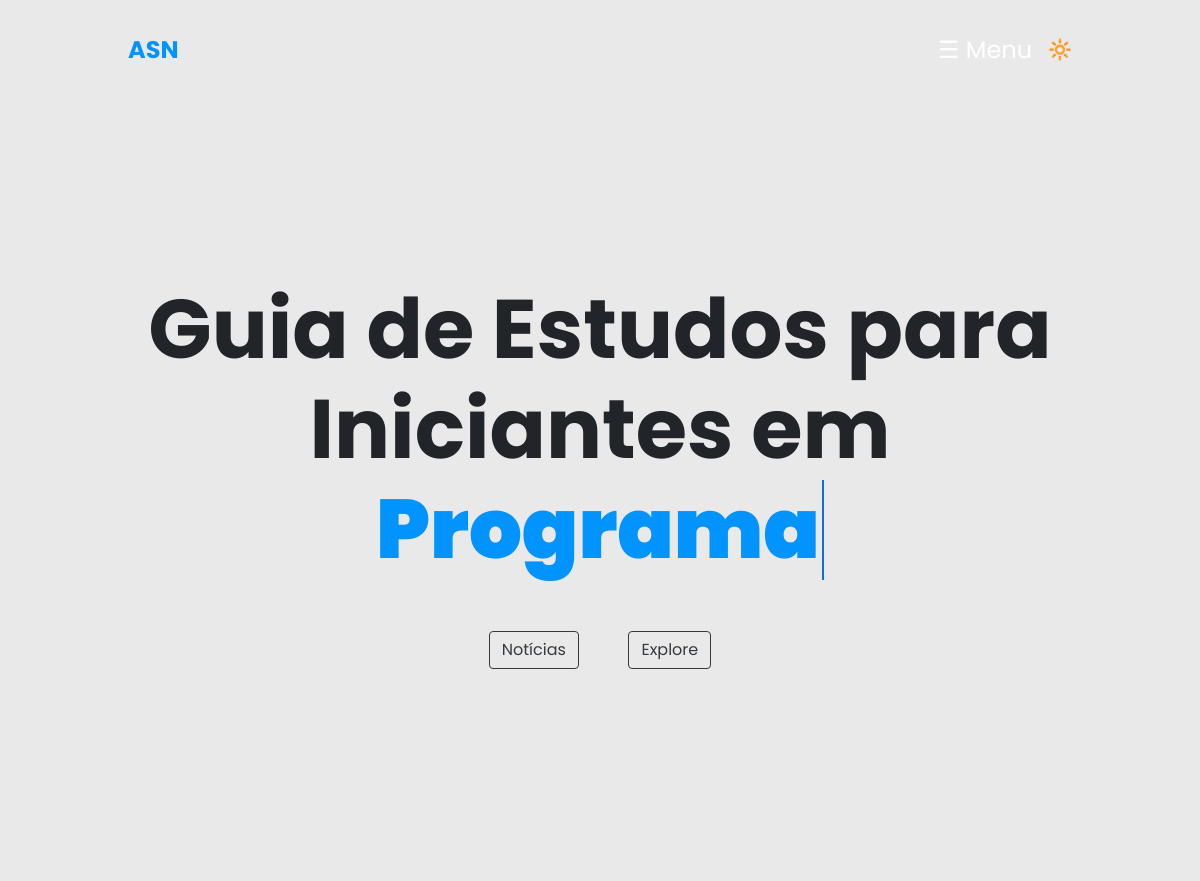
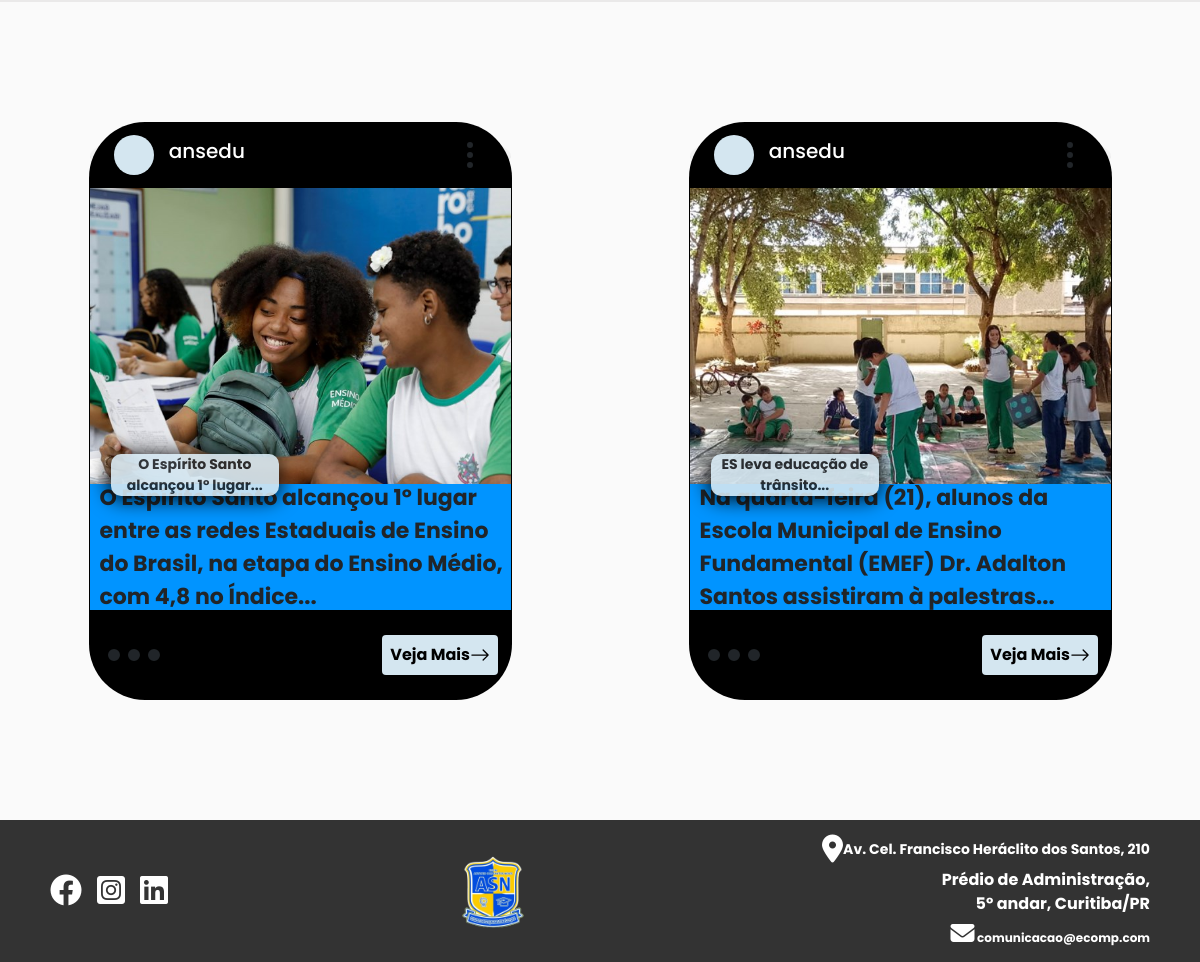
The page / on the database its author committed (2 pictures, top to bottom).
### Aplicativo/models.py (models this page shows)
class Anuncio(models.Model):
    titulo = models.CharField(max_length=40)
    descricao = models.TextField(max_length=127)
    imagem = models.ImageField(upload_to="img_anuncio/")
    link = models.URLField(max_length=100, null=True, blank=False)

### Aplicativo/views.py (the view)
# urls.py: path('', retornar_index,name='index'),
def retornar_index(request):
    if ver_se_a_pagina_pode_funcionar('index') == True:
        return render(request,'definir_as_paginas/acesso_bloqueado.html')
    if request.user.is_authenticated:
        request.session['user'] = 'ADMIN'
    dados = {}
    try:
        dados['user'] = request.session['user']
    except:
        request.session['user'] = None
        dados['user'] = request.session['user']
    if dados_universsais != dados and dados['user'] != None:
        dados['nome_user_logado'] = request.session['nome_user_logado']
        dados['senha_user_logado'] = request.session['senha_user_logado']
        if dados['user'] == 'admin':
            dados['lista_de_acoes'] = request.session['lista_de_acoes']
    dados_universsais.update(dados)
    dados['avisos'] = Anuncio.objects.all().order_by("-id")[:2]
    print(dados_universsais)
    return render(request,'principais/index.html',dados)

### Aplicativo/views.py (called while the page is built)
def ver_se_a_pagina_pode_funcionar(pagina):
    paginaModels = PaginasUtilizaveis.objects.values().get(id=1)
    if paginaModels[f'{pagina}'] != True:
        return True
    else:
        return False

### Aplicativo/templates/principais/index.html (shortened to what this page needs)
{% load static %}
<!DOCTYPE html>
<html lang="en">
<head>
    <link rel="stylesheet" href="https://cdn.jsdelivr.net/npm/bootstrap@4.0.0/dist/css/bootstrap.min.css">
    <link rel="stylesheet" href="{% static 'css/style.css' %}">
</head>
<body>
    {% include 'codigos reutilizados/links_reutilizados.html' %}
    <div class=" text-center" id="informations">
        <h1 id="div-tec"><strong>Guia de Estudos para <br> Iniciantes em <br> <p id="tecnologia"><strong></strong><span class="cursor">&nbsp;</span></p>
        <a href="#" class="btn btn-outline-dark m-3">Notícias</a>
        <a href="#" class="btn btn-outline-dark m-3">Explore</a>
    </div>
<div class="d-flex justify-content-around flex-wrap div-cards " id="div-cards">
    {% for i in avisos %}
    <div class="">
        <div class="card">
            <div class="card-header" id="radios">
                <div class="circle"></div>
                <h5 class="text-white" style="margin-left: 4%;">ansedu</h5>
                <svg xmlns="http://www.w3.org/2000/svg" width="32" height="32" fill="currentColor" class="bi bi-three-dots-vertical" viewBox="0 0 16 16" style="margin-left: 55%;">
                    <path d="M9.5 13a1.5 1.5 0 1 1-3 0 1.5 1.5 0 0 1 3 0m0-5a1.5 1.5 0 1 1-3 0 1.5 1.5 0 0 1 3 0m0-5a1.5 1.5 0 1 1-3 0 1.5 1.5 0 0 1 3 0"/>
                </svg>
            </div>
            <div class="meio">
                <div class="texto-materia" style="padding-left:10px">{{i.descricao}}</div>
                <div class="text-menor">{{i.titulo}}</div>
                <div><img src="../../../media/{{i.imagem}}" alt="Imagem"></div>
            </div>
            <div class="d-flex align-items-center justify-content-between" style="padding: 3%;">
                <svg xmlns="http://www.w3.org/2000/svg" width="64" height="64" style="rotate: 90deg;" fill="currentColor" class="bi bi-three-dots-vertical" viewBox="0 0 16 16">
                    <path d="M9.5 13a1.5 1.5 0 1 1-3 0 1.5 1.5 0 0 1 3 0m0-5a1.5 1.5 0 1 1-3 0 1.5 1.5 0 0 1 3 0m0-5a1.5 1.5 0 1 1-3 0 1.5 1.5 0 0 1 3 0"/>
                </svg>
                <a href="{{i.link}}" class="btn-more rounded" style="display: flex;align-items: center; background-color: #D4E6F0; padding: 2%; color: #000">Veja Mais <svg xmlns="http://www.w3.org/2000/svg" width="20" height="20" fill="currentColor" class="bi bi-arrow-right" viewBox="0 0 16 16">
                    <path fill-rule="evenodd" d="M1 8a.5.5 0 0 1 .5-.5h11.793l-3.147-3.146a.5.5 0 0 1 .708-.708l4 4a.5.5 0 0 1 0 .708l-4 4a.5.5 0 0 1-.708-.708L13.293 8.5H1.5A.5.5 0 0 1 1 8"/>
                  </svg></a>
            </div>
        </div>
    </div>
    {% endfor %}
</div>
{% include 'codigos reutilizados/footer.html' %}
</body>
</html>

### Aplicativo/static/css/style.css (style rules this page uses)
* { margin: 0; padding: 0; box-sizing: border-box; font-family: poppins; }
body { width: 100vw; height: 100vh; background-color: #968b8b1b; transition: background-color 0.3s, color 0.3s; }
html { width: auto; }
#radios { border-radius: 50%; }
.div-cards { background-color: #fafafa; padding-top: 10%; padding-bottom: 10%; }
#tecnologia { color: #0194FF; }
#div-tec { font-size: 520%; }
.card { background-color: #000; border-radius: 56px; width: 423px; height: 578px; }
.card-header { display: flex; flex-direction: row; align-items: center; justify-content: flex-start; justify-content: center; }
.circle { width: 40px; height: 40px; border-radius: 50%; background-color: #D4E6F0; display: inline; }
.meio { background-color: red; display: flex; flex-direction: column-reverse; align-items: center; height: 100%; position: relative; overflow: hidden; }
.meio img { position: absolute; top: 0; left: 0; width: 100%; height: 100%; object-fit: cover; z-index: 1; }
.texto-materia { display: flex; justify-content: center; background-color: #0194FF; width: 100%; height: 30%; font-size: 22px; align-items: center; position: relative; z-index: 2; }
.text-menor { top: 3%; position: relative; display: flex; background-color: #D4E6F0; box-shadow: -1px 2px 20px 2px #000; filter: opacity(90%); width: 40%; height: 10%; margin-left: -50%; text-align: center; justify-content: center; border-radius: 10px; font-size: 14px; align-items: center; z-index: 3; }
#informations { padding-top: 15%; padding-bottom: 15%; }
.cursor { display: inline-block; width: 2px; background-color: #0f6eda; margin-left: 2px; animation: blink 0.7s steps(1) infinite; }

### Aplicativo/static/css/cab.css (style rules this page uses)
body { margin: 0; font-family: Arial, sans-serif; transition: margin-left 0.3s, background-color 0.3s; background-color: #eae9e9; }

### Aplicativo/templates/codigos reutilizados/footer.html (style rules this page uses)
p { transition: .5s }

### rows shown on the page
Anuncio: descricao "O Espírito Santo alcançou 1º lugar entre as redes Estaduais de Ensino do Brasil, na etapa do Ensino Médio, com 4,8 no Índice...", titulo "O Espírito Santo alcançou 1º lugar...", imagem (picture)
Anuncio: descricao "Na quarta-feira (21), alunos da Escola Municipal de Ensino Fundamental (EMEF) Dr. Adalton Santos assistiram à palestras...", titulo "ES leva educação de trânsito...", imagem (picture)
